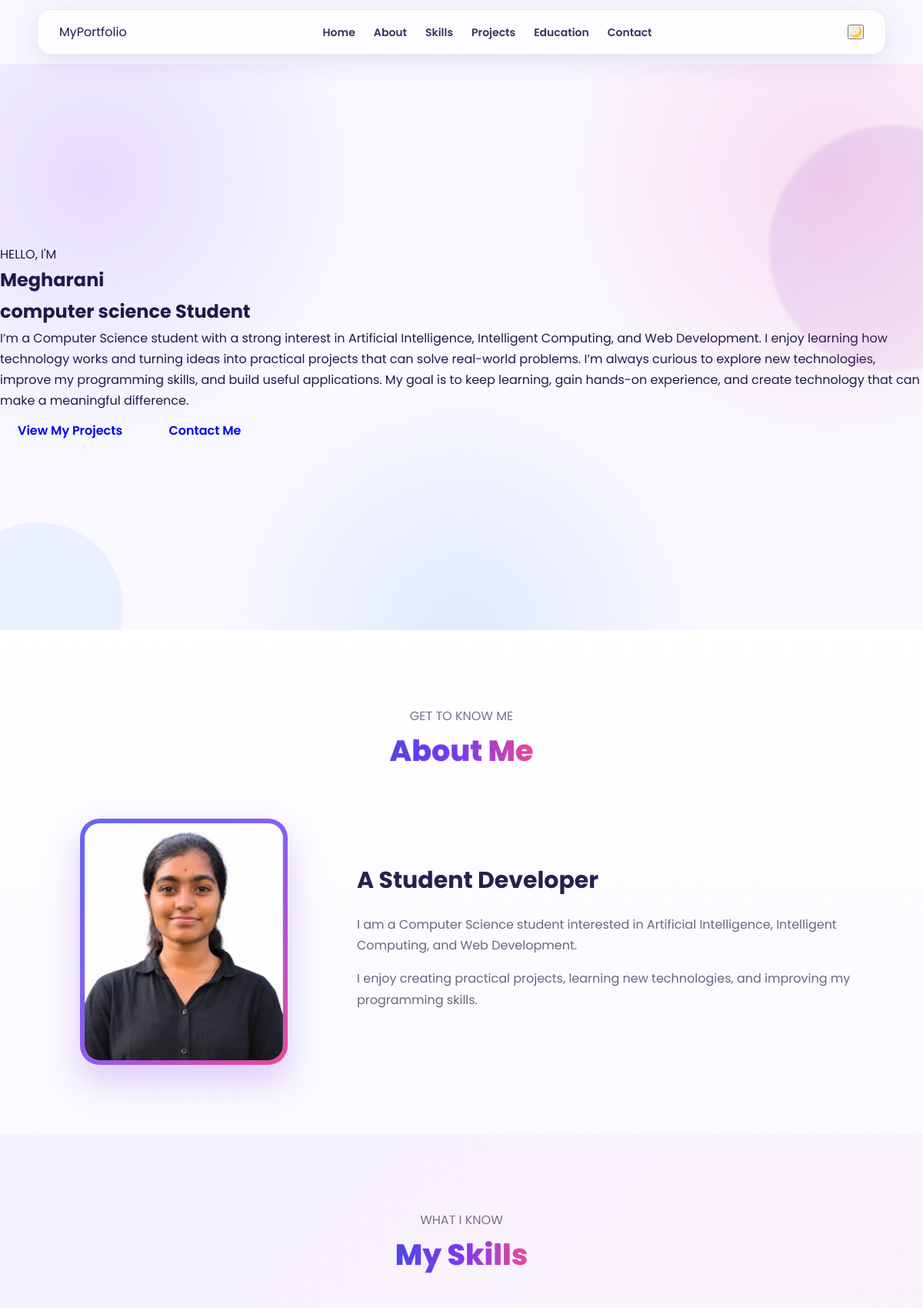
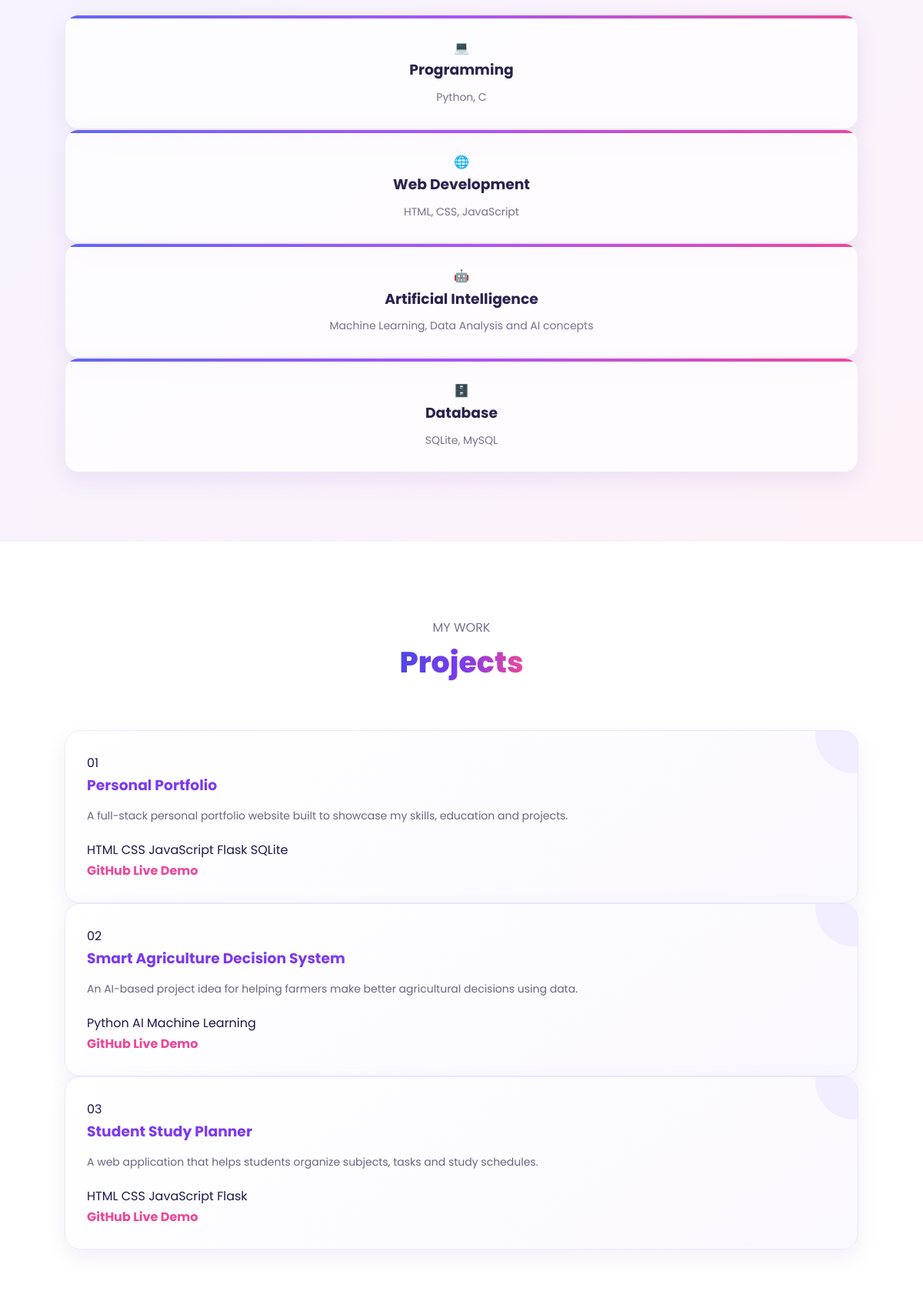
The page / (upper part) on the database its author committed (2 pictures, top to bottom).
### tables this page shows
CREATE TABLE projects (
            id INTEGER PRIMARY KEY AUTOINCREMENT,
            title TEXT NOT NULL,
            description TEXT NOT NULL,
            technologies TEXT NOT NULL,
            github TEXT,
            demo TEXT
        );

### app.py (the view)
@app.route("/")
def home():
    connection = get_db_connection()
    projects = connection.execute(
        "SELECT * FROM projects ORDER BY id DESC"
    ).fetchall()
    connection.close()
    return render_template("index.html", projects=projects)

### app.py (called while the page is built)
def get_db_connection():
    connection = sqlite3.connect(DATABASE)
    connection.row_factory = sqlite3.Row
    return connection

### templates/index.html (shortened to what this page needs)
<!DOCTYPE html>
<html lang="en">
<head>
    <link rel="stylesheet"
          href="{{ url_for('static', filename='style.css') }}">
</head>
<body>
<header>
    <nav class="navbar">
        <div class="logo">
            MyPortfolio
        </div>
        <ul class="nav-links">
            <li>
                <a href="#home">Home</a>
            </li>
            <li>
                <a href="#about">About</a>
            </li>
            <li>
                <a href="#skills">Skills</a>
            </li>
            <li>
                <a href="#projects">Projects</a>
            </li>
            <li>
                <a href="#education">Education</a>
            </li>
            <li>
                <a href="#contact">Contact</a>
            </li>
        </ul>
        <button id="themeButton" class="theme-button">
            🌙
        </button>
    </nav>
</header>
<section id="home" class="hero">
    <div class="hero-content">
        <p class="small-title">
            HELLO, I'M
        </p>
        <h1>
            Megharani
        </h1>
        <h2>
            computer science Student
        </h2>
        <p>
           I’m a Computer Science student with a strong interest in
            Artificial Intelligence, Intelligent Computing, and Web Development.
            I enjoy learning how technology works and turning ideas into practical
            projects that can solve real-world problems.
            I’m always curious to explore new technologies,
            improve my programming skills, and build useful applications.
            My goal is to keep learning, gain hands-on experience,
            and create technology that can make a meaningful difference.
        </p>
        <div class="hero-buttons">
            <a href="#projects" class="btn">
                View My Projects
            </a>
            <a href="#contact" class="btn secondary-btn">
                Contact Me
            </a>
        </div>
    </div>
</section>
<section id="about" class="section">
    <div class="section-title">
        <p>GET TO KNOW ME</p>
        <h2>About Me</h2>
    </div>
<div class="about-content">
    <div class="about-image">
        <div class="profile-placeholder">
            <img
                src="{{ url_for('static', filename='profile.jpg') }}"
                alt="My Profile Photo"
                class="profile-image"
            >
        </div>
    </div>
    <div class="about-text">
        <h3>A Student Developer</h3>
        <p>
            I am a Computer Science student interested in
            Artificial Intelligence, Intelligent Computing,
            and Web Development.
        </p>
        <p>
            I enjoy creating practical projects, learning new
            technologies, and improving my programming skills.
        </p>
    </div>
</div>
</section>
<section id="skills" class="section skills-section">
    <div class="section-title">
        <p>WHAT I KNOW</p>
        <h2>My Skills</h2>
    </div>
    <div class="skills-grid">
        <div class="skill-card">
            <div class="skill-icon">
                💻
            </div>
            <h3>Programming</h3>
            <p>
                Python, C
            </p>
        </div>
        <div class="skill-card">
            <div class="skill-icon">
                🌐
            </div>
            <h3>Web Development</h3>
            <p>
                HTML, CSS, JavaScript
            </p>
        </div>
        <div class="skill-card">
            <div class="skill-icon">
                🤖
            </div>
            <h3>Artificial Intelligence</h3>
            <p>
                Machine Learning,
                Data Analysis and AI concepts
            </p>
        </div>
        <div class="skill-card">
            <div class="skill-icon">
                🗄️
            </div>
            <h3>Database</h3>
            <p>
                SQLite, MySQL
            </p>
        </div>
    </div>
</section>
<section id="projects" class="section">
    <div class="section-title">
        <p>MY WORK</p>
        <h2>Projects</h2>
    </div>
    <div class="projects-grid">
        {% for project in projects %}
        <div class="project-card">
            <div class="project-number">
                0{{ loop.index }}
            </div>
            <h3>
                {{ project["title"] }}
            </h3>
            <p>
                {{ project["description"] }}
            </p>
            <div class="technologies">
                {% for technology in project["technologies"].split(",") %}
                <span>
                    {{ technology.strip() }}
                </span>
                {% endfor %}
            </div>
            <div class="project-links">
                <a href="{{ project['github'] }}"
                   target="_blank">
                    GitHub
                </a>
                <a href="{{ project['demo'] }}"
                   target="_blank">
                    Live Demo
                </a>
            </div>
        </div>
        {% endfor %}
    </div>
</section>
</body>
</html>

### rows shown on the page
projects: title "Personal Portfolio", description "A full-stack personal portfolio website built to showcase my skills, education and projects.", strip "HTML" "CSS" "JavaScript" "Flask" "SQLite"
projects: title "Smart Agriculture Decision System", description "An AI-based project idea for helping farmers make better agricultural decisions using data.", strip "Python" "AI" "Machine Learning"
projects: title "Student Study Planner", description "A web application that helps students organize subjects, tasks and study schedules.", strip "HTML" "CSS" "JavaScript" "Flask"
